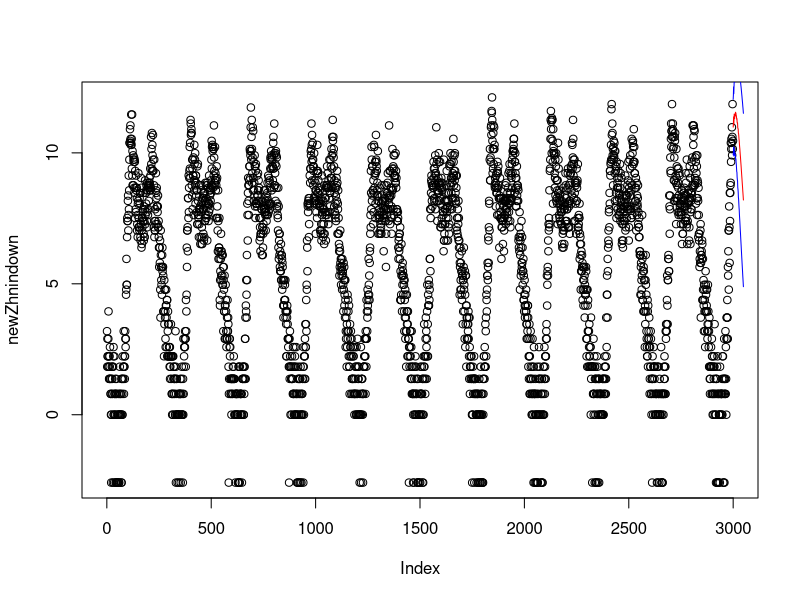

Source code (R): (Note: this script raises an error after producing the figure.)
# car包的box-cox变换
print("car包的box-cox变换");

# 载入car包 用于box-cox变换
library(car);

# 获取数据
data <- read.csv("donglianin.csv");

# 抽样　由excel图标得　4300到7300的数据相对稳定
sample <- subset(data, id > 4300 & id < 7300);

# 抽样　建立一元回归　抽样中华南入市下桥路口数据,因为(参考)[http://bbs.pinggu.org/thread-2741562-1-1.html]所说，数据不能有零，所以加上１偏移
zhonghnanindown <- sample$zhonghnanindown;
moveZhnindown <- sample$zhonghnanindown + 1;

# 获取lamda准备进行box-cox变换　为　正态/伽马　分布
summary(p1 <- powerTransform(moveZhnindown));
#-----------------------

# bcPower Transformation to Normality 
#               Est Power Rounded Pwr Wald Lwr Bnd Wald Upr Bnd
# moveZhnindown    0.3858        0.39       0.3487        0.423

# Likelihood ratio test that transformation parameter is equal to 0
#  (log transformation)
#                            LRT df       pval
# LR test, lambda = (0) 448.6252  1 < 2.22e-16

# Likelihood ratio test that no transformation is needed
#                            LRT df       pval
# LR test, lambda = (1) 916.3945  1 < 2.22e-16

#------------------------

# 得到lamda值为0.3858,p值为0.39，然后进行box-cox变换——公式：(y^λ-1)/λ  λ≠0
newZhnindown <- (I(zhonghnanindown^0.3858-1)/0.3858);

# 变换完数据集，进行自回归建模（TODO. 可以校验一下正态性），(自回归建模参考)[http://blog.fens.me/r-ar/]
# 使用ar函数默认的yule-walker方法进行参数估计
a <- ar(newZhnindown)
# -----------------------

# Call:
# ar(x = newZhnindown)

# Coefficients:
#       1        2        3        4        5        6        7        8  
#  0.2856   0.2147   0.1553   0.1463   0.1017   0.0492   0.0268   0.0713  
#       9       10       11       12       13       14       15       16  
#  0.0536  -0.0221  -0.0117   0.0426  -0.0410   0.0056  -0.0260   0.0109  
#      17       18       19       20       21       22       23       24  
# -0.0165   0.0352  -0.0420  -0.0123  -0.0038  -0.0025  -0.0113   0.0450  
#      25       26       27       28  
# -0.0294  -0.0310   0.0104  -0.0458  

# Order selected 28  sigma^2 estimated as  1.121

#-------------------------


# 使用predict函数进行模型预测
# 生成50个预测值 
tsp<-predict(a,n.ahead=50L)
#-------------------------

# $pred
# Time Series:
# Start = 3000 
# End = 3049 
# Frequency = 1 
#  [1] 10.984058 11.090837 11.375280 11.068381 11.261413 11.482649 11.353837
#  [8] 11.303862 11.473346 11.460151 11.429016 11.549893 11.411719 11.525515
# [15] 11.443431 11.422727 11.356580 11.273923 11.308299 11.171059 11.134529
# [22] 11.145582 10.947574 10.940129 10.895464 10.745846 10.733443 10.628885
# [29] 10.519076 10.455944 10.325950 10.234573 10.146498 10.031976  9.918139
# [36]  9.829721  9.707250  9.596979  9.489302  9.367548  9.254540  9.135571
# [43]  9.025676  8.901383  8.788789  8.677785  8.547479  8.439502  8.323825
# [50]  8.199141

# $se
# Time Series:
# Start = 3000 
# End = 3049 
# Frequency = 1 
#  [1] 1.058710 1.101035 1.144843 1.188421 1.241818 1.296325 1.345854 1.393389
#  [9] 1.456061 1.523336 1.576704 1.630618 1.699595 1.753089 1.814129 1.867452
# [17] 1.928819 1.985562 2.053202 2.105402 2.161735 2.218503 2.274628 2.328102
# [25] 2.393266 2.445921 2.496621 2.551286 2.595332 2.642767 2.689697 2.733606
# [33] 2.777936 2.820272 2.860948 2.900117 2.939113 2.974529 3.009931 3.043847
# [41] 3.076035 3.107266 3.137418 3.165687 3.192657 3.218842 3.243091 3.266561
# [49] 3.289146 3.310031

# ------------------------

# 把原数据画图 
plot(newZhnindown)

# 把预测值和误差画出来
lines(tsp$pred,col='red')
lines(tsp$pred+tsp$se,col='blue')
lines(tsp$pred-tsp$se,col='blue')

# 图中，黑色线为原始数据的，红色线为预测值，蓝色线为预测值的范围。这样我们就利用AR(1)模型，实现了对规律的预测计算。



# ----------- 其他方法进行参数估计，暂时没用到 ------------------

# 进行自回归建模，默认的yule-walker方法
a <- ar(newZhnindown)
# 最小二乘法，进行参数估计
b <- ar(newZhnindown,method = "ols")
# 极大似然法，进行参数估计
d <- ar(newZhnindown,method = "mle")
# 使用AR(1)模型进行预测，并保留前5个预测点。
predict(a, 10, n.ahead = 5L)
# 上面结果中，变量$pred表示预测值，变量$se为误差。
